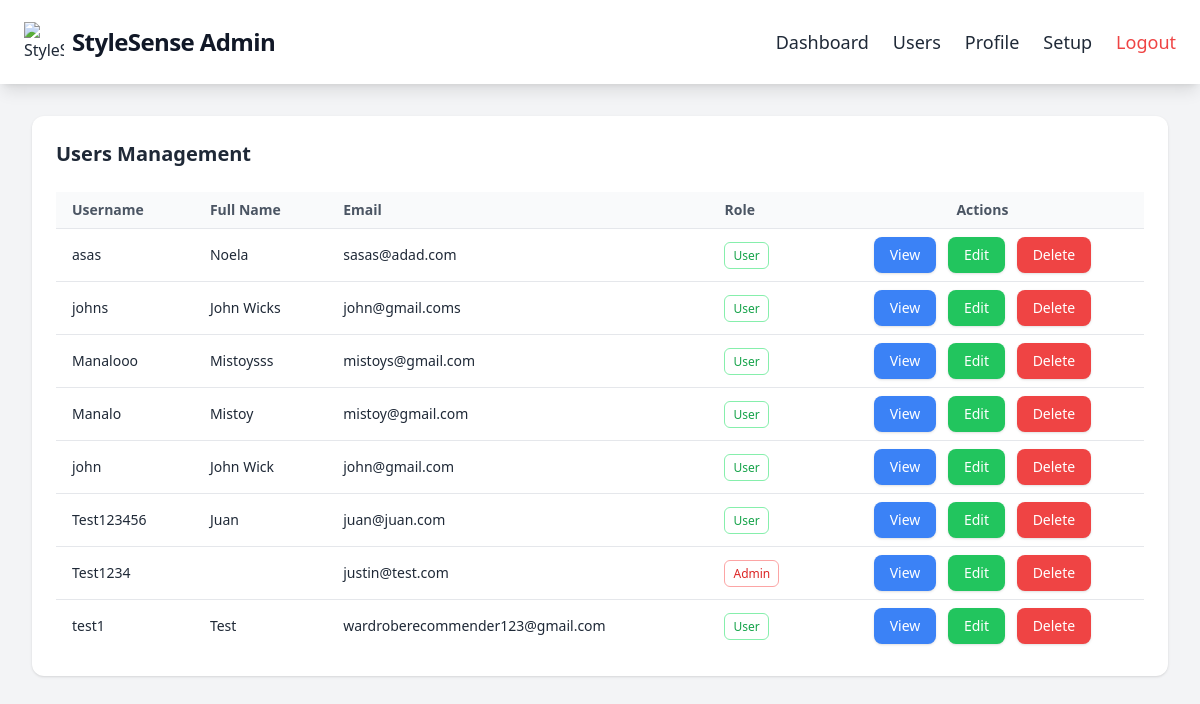
Before: /admin/users.php (signed in) with the older database file.
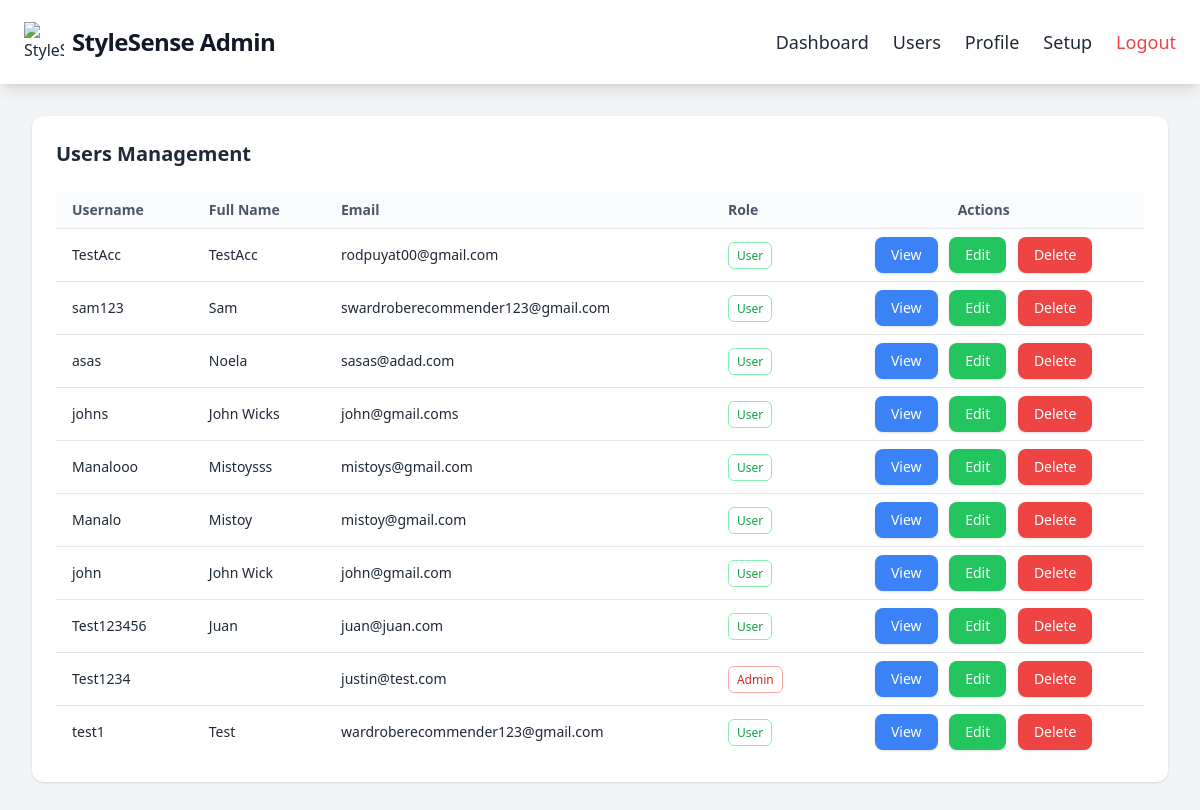
After: the same page with the newer database file.
### tables this page shows
CREATE TABLE `users` (
  `id` int(11) NOT NULL,
  `username` varchar(50) NOT NULL,
  `full_name` varchar(100) NOT NULL,
  `age` int(11) DEFAULT NULL,
  `gender` enum('Male','Female','Other') DEFAULT NULL,
  `email` varchar(100) NOT NULL,
  `contact` varchar(11) NOT NULL,
  `password` varchar(255) NOT NULL,
  `created_at` timestamp NOT NULL DEFAULT current_timestamp(),
  `profile_pic` varchar(255) DEFAULT NULL,
  `role` enum('admin','user') NOT NULL DEFAULT 'user'
);

### admin/users.php (the view, shortened to what this page needs)
<?php
require_once "../db.php";
$stmt = $pdo->query("SELECT * FROM users ORDER BY created_at DESC");
$users = $stmt->fetchAll(PDO::FETCH_ASSOC);
?>
<!DOCTYPE html>
<html lang="en">
<head>
  <script src="https://cdn.tailwindcss.com"></script>
</head>
<body class="min-h-screen bg-gray-100 text-gray-800">
<nav class="bg-white shadow-lg px-6 py-4 flex justify-between items-center sticky top-0 z-50">
  <div class="flex items-center space-x-4">
    <a href="" class="flex items-center">
      <img src="https://img.icons8.com/fluency/48/wardrobe.png" class="h-10 w-10" alt="StyleSense Logo">
      <span class="text-2xl font-bold text-gray-900 tracking-tight ml-2">StyleSense Admin</span>
    </a>
  </div>
  <div id="menu" class="hidden md:flex flex-col md:flex-row md:items-center md:space-x-6 text-lg font-medium absolute md:static top-16 left-0 w-full md:w-auto bg-white md:bg-transparent shadow-md md:shadow-none z-40">
    <a href="dashboard.php" class="block px-6 py-3 md:px-0 navbar-link transition-colors duration-200">Dashboard</a>
    <a href="users.php" class="block px-6 py-3 md:px-0 navbar-link transition-colors duration-200">Users</a>
    <a href="profile.php" class="block px-6 py-3 md:px-0 navbar-link transition-colors duration-200">Profile</a>
     <a href="setup.php" class="block px-6 py-3 md:px-0 navbar-link transition-colors duration-200">Setup</a>
    <a href="../auth/logout.php" class="block px-6 py-3 md:px-0 text-red-500 hover:text-red-700 transition-colors duration-200">Logout</a>
  </div>
</nav>
<div class="p-8">
  <div class="max-w-6xl mx-auto bg-white rounded-xl shadow p-6">
    <h1 class="text-xl font-semibold mb-6">Users Management</h1>
    <div class="overflow-x-auto">
      <table class="min-w-full text-sm">
        <thead>
          <tr class="border-b bg-gray-50 text-left text-gray-600">
            <th class="px-4 py-2">Username</th>
            <th class="px-4 py-2">Full Name</th>
            <th class="px-4 py-2">Email</th>
            <th class="px-4 py-2">Role</th>
            <th class="px-4 py-2 text-center">Actions</th>
          </tr>
        </thead>
        <tbody class="divide-y">
          <?php foreach ($users as $user): ?>
          <tr class="hover:bg-gray-50">
            <td class="px-4 py-2"><?php echo htmlspecialchars($user['username']); ?></td>
            <td class="px-4 py-2"><?php echo htmlspecialchars($user['full_name']); ?></td>
            <td class="px-4 py-2"><?php echo htmlspecialchars($user['email']); ?></td>
            <td class="px-4 py-2">
              <span class="px-2 py-1 rounded-md text-xs border <?php echo $user['role']=='admin'?'border-red-300 text-red-600':'border-green-300 text-green-600'; ?>">
                <?php echo ucfirst($user['role']); ?>
              </span>
            </td>
            <td class="px-4 py-2 text-center space-x-2">
              <button onclick='viewUser(<?php echo json_encode($user); ?>)' class="px-2 py-1 bg-blue-500 hover:bg-green-600 text-white px-4 py-2 rounded-lg shadow">View</button>
              <button onclick='editUser(<?php echo json_encode($user); ?>)' class="px-2 py-1 bg-green-500 hover:bg-green-600 text-white px-4 py-2 rounded-lg shadow">Edit</button>
              <button onclick="confirmDelete(<?php echo $user['id']; ?>)" class="px-2 py-1 bg-red-500 hover:bg-green-600 text-white px-4 py-2 rounded-lg shadow">Delete</button>
            </td>
          </tr>
          <?php endforeach; ?>
        </tbody>
      </table>
    </div>
  </div>
</div>
</body>
</html>

Changed rows visible on the page:
added users: username "TestAcc", full_name "TestAcc", email "rodpuyat00@gmail.com", role "User"
added users: username "sam123", full_name "Sam", email "swardroberecommender123@gmail.com", role "User"
